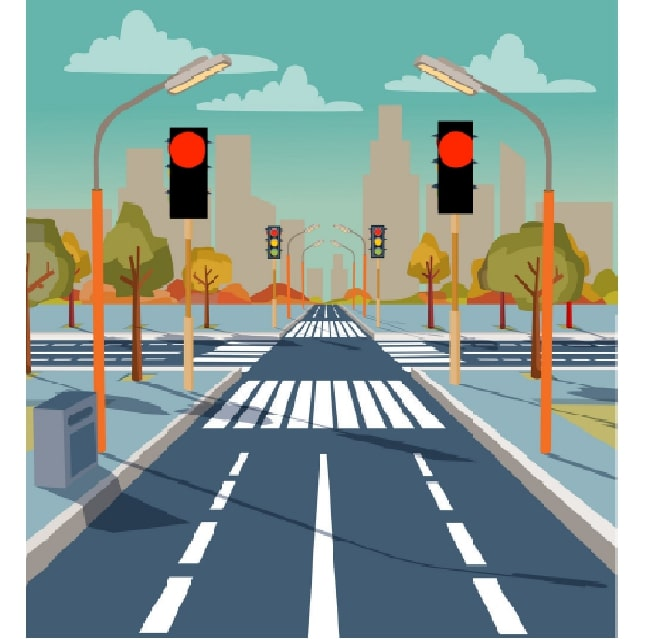
%> input picture streetr.jpg, 646 x 639 px
$ octave Signal.m   (GNU Octave 9; MATLAB toolbox functions it lacks are replaced by stand-ins)
%> lines starting %> are read from the running program, lines starting %| are printed output that depends on the picture
clc; clear; pkg load image;
im = imread('streetr.jpg');
%> im is the input picture: size 639x646x3 uint8; mean R, G, B 138.9, 158.3, 153.2
b = imcrop(im,[1 1 500 500]); subplot(3,2,1); imshow(b);title("signal");
%> after `b = imcrop(im,[1 1 500 500])`:
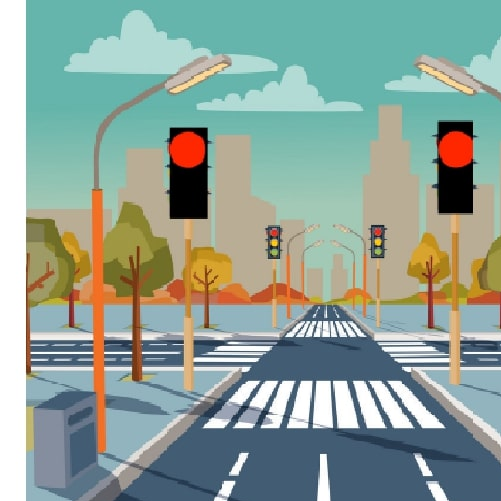
%> b: size 501x501x3 uint8; mean R, G, B 142.4, 162.3, 152.4
imr1 = b(:,:,1); subplot(3,2,2); imshow(imr1); title("red filter applied");
%> after `imr1 = b(:,:,1)`:
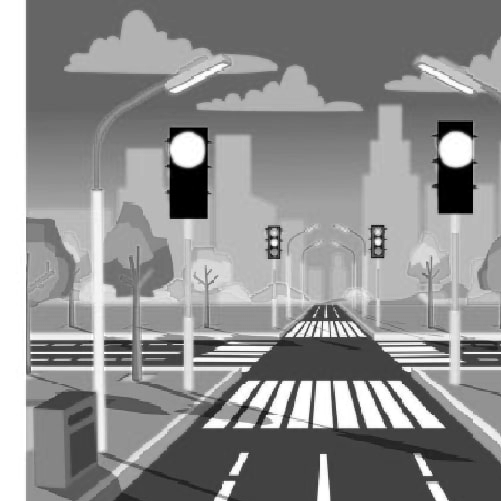
%> imr1: size 501x501 uint8; min 0, max 255, mean 142.4

[center1,radii1] = imfindcircles(imr1,[10 200],'ObjectPolarity','bright','sensitivity',0.75);
%> center1 = [457 149.4; 188.3 150]; radii1 = [17.92; 17.88]
if 15<radii1 & radii1< 30
  printf("STOP (as red filter is active--> RED signal is detected.)");
  imr2 = b(:,:,2); subplot(3,2,4); imshow(imr2); title("green filter applied")
%> after `imr2 = b(:,:,2)`:
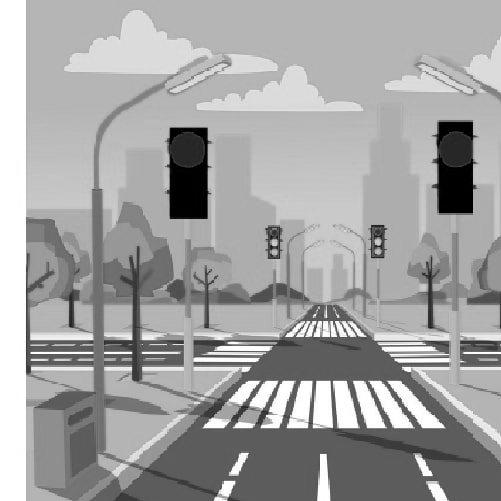
%> imr2: size 501x501 uint8; min 0, max 255, mean 162.3
  subplot(3,2,3)
  imshow(b): title("red signal detected");
  h = viscircles(center1, radii1);
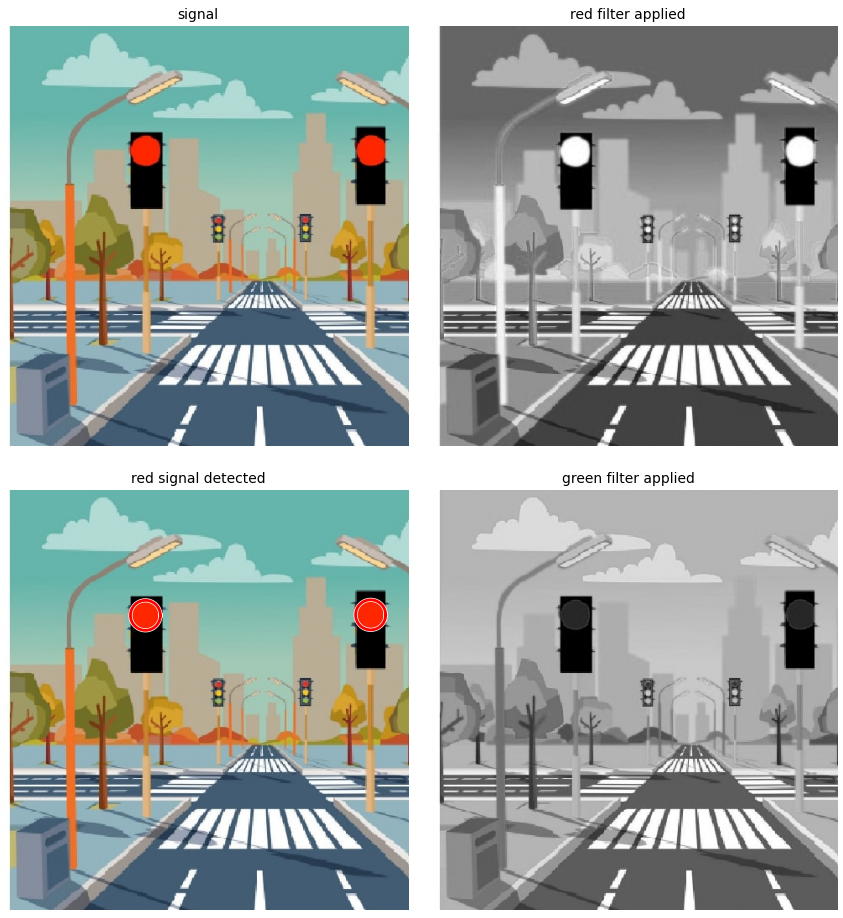
%> figure redrawn from the program's plot data, 4 panels
else
  imr2=b(:,:,2); subplot(3,2,4); imshow(imr2); title("green filter applied")

  [center2,radii2] = imfindcircles(imr2,[10 200],'ObjectPolarity','bright','sensitivity',0.75);
  if 15<radii2 & radii2<30
    printf("MOVE (as green filter is active--> GREEN signal is detected.)");
    subplot(3,2,5)
    imshow(b);title("green signal detected");
    h = viscircles(center2, radii2);
  endif
endif

$ run again, with streetg.jpg copied over streetr.jpg
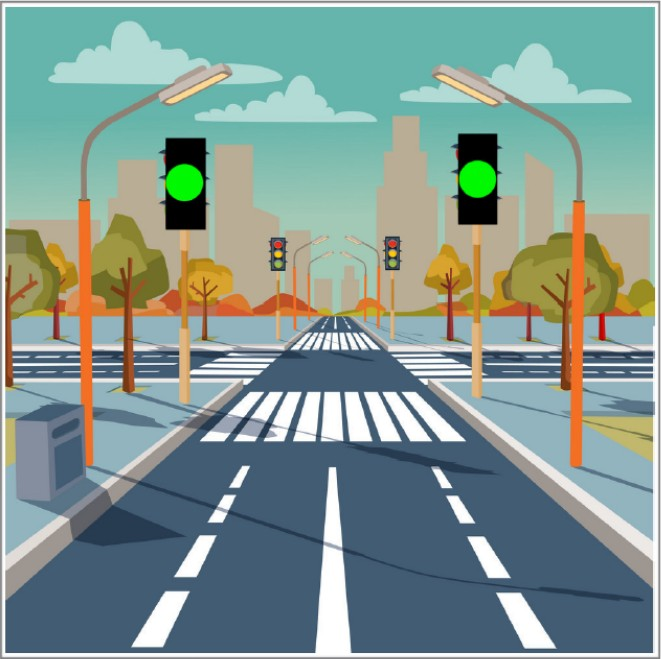
%> input picture streetg.jpg, 661 x 659 px
%> im is the input picture: size 659x661x3 uint8; mean R, G, B 129.6, 152.6, 146.3
%> center1 = [252.7 264.3]; radii1 = 103.2
%> `imr2=b(:,:,2)`:
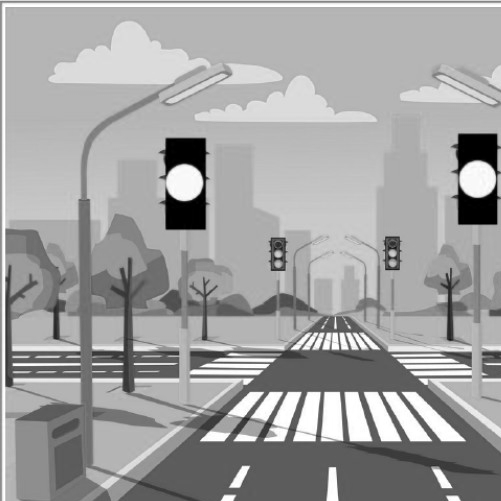
%> imr2: size 501x501 uint8; min 0, max 255, mean 161.2
%> center2 = [478.2 179.8; 185 183]; radii2 = [18.41; 18.42]
%> `h = viscircles(center2, radii2);`:
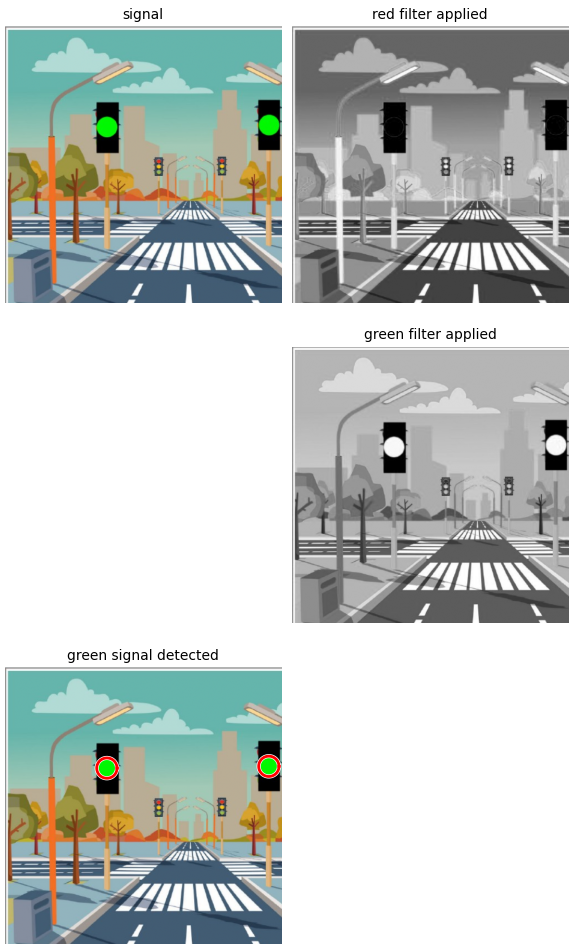
%> figure redrawn from the program's plot data, 4 panels
